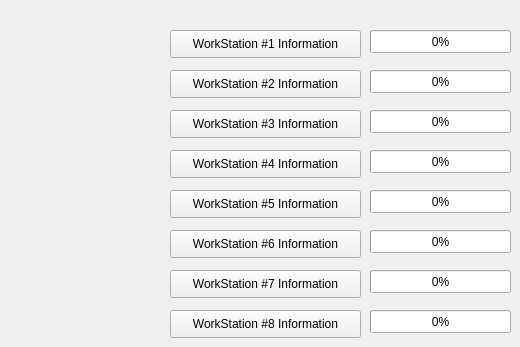
    <widget class="QWidget" name="ws_tab">
     <attribute name="title">
      <string>Workstations</string>
     </attribute>
     <widget class="QProgressBar" name="work_bar_1">
      <property name="geometry">
       <rect>
        <x>370</x>
        <y>30</y>
        <width>141</width>
        <height>23</height>
       </rect>
      </property>
      <property name="maximum">
       <number>7</number>
      </property>
      <property name="value">
       <number>0</number>
      </property>
      <property name="textVisible">
       <bool>true</bool>
      </property>
     </widget>
     <widget class="QPushButton" name="workstation_win_1">
      <property name="geometry">
       <rect>
        <x>170</x>
        <y>30</y>
        <width>191</width>
        <height>28</height>
       </rect>
      </property>
      <property name="text">
       <string>WorkStation #1 Information</string>
      </property>
     </widget>
     <widget class="QProgressBar" name="work_bar_2">
      <property name="geometry">
       <rect>
        <x>370</x>
        <y>70</y>
        <width>141</width>
        <height>23</height>
       </rect>
      </property>
      <property name="maximum">
       <number>7</number>
      </property>
      <property name="value">
       <number>0</number>
      </property>
      <property name="textVisible">
       <bool>true</bool>
      </property>
     </widget>
     <widget class="QPushButton" name="workstation_win_2">
      <property name="geometry">
       <rect>
        <x>170</x>
        <y>70</y>
        <width>191</width>
        <height>28</height>
       </rect>
      </property>
      <property name="text">
       <string>WorkStation #2 Information</string>
      </property>
     </widget>
     <widget class="QPushButton" name="workstation_win_4">
      <property name="geometry">
       <rect>
        <x>170</x>
        <y>150</y>
        <width>191</width>
        <height>28</height>
       </rect>
      </property>
      <property name="text">
       <string>WorkStation #4 Information</string>
      </property>
     </widget>
     <widget class="QProgressBar" name="work_bar_4">
      <property name="geometry">
       <rect>
        <x>370</x>
        <y>150</y>
        <width>141</width>
        <height>23</height>
       </rect>
      </property>
      <property name="maximum">
       <number>7</number>
      </property>
      <property name="value">
       <number>0</number>
      </property>
      <property name="textVisible">
       <bool>true</bool>
      </property>
     </widget>
     <widget class="QProgressBar" name="work_bar_3">
      <property name="geometry">
       <rect>
        <x>370</x>
        <y>110</y>
        <width>141</width>
        <height>23</height>
       </rect>
      </property>
      <property name="maximum">
       <number>7</number>
      </property>
      <property name="value">
       <number>0</number>
      </property>
      <property name="textVisible">
       <bool>true</bool>
      </property>
     </widget>
     <widget class="QPushButton" name="workstation_win_3">
      <property name="geometry">
       <rect>
        <x>170</x>
        <y>110</y>
        <width>191</width>
        <height>28</height>
       </rect>
      </property>
      <property name="text">
       <string>WorkStation #3 Information</string>
      </property>
     </widget>
     <widget class="QPushButton" name="workstation_win_7">
      <property name="geometry">
       <rect>
        <x>170</x>
        <y>270</y>
        <width>191</width>
        <height>28</height>
       </rect>
      </property>
      <property name="text">
       <string>WorkStation #7 Information</string>
      </property>
     </widget>
     <widget class="QProgressBar" name="work_bar_7">
      <property name="geometry">
       <rect>
        <x>370</x>
        <y>270</y>
        <width>141</width>
        <height>23</height>
       </rect>
      </property>
      <property name="maximum">
       <number>7</number>
      </property>
      <property name="value">
       <number>0</number>
      </property>
      <property name="textVisible">
       <bool>true</bool>
      </property>
     </widget>
     <widget class="QPushButton" name="workstation_win_6">
      <property name="geometry">
       <rect>
        <x>170</x>
        <y>230</y>
        <width>191</width>
        <height>28</height>
       </rect>
      </property>
      <property name="text">
       <string>WorkStation #6 Information</string>
      </property>
     </widget>
     <widget class="QProgressBar" name="work_bar_8">
      <property name="geometry">
       <rect>
        <x>370</x>
        <y>310</y>
        <width>141</width>
        <height>23</height>
       </rect>
      </property>
      <property name="maximum">
       <number>7</number>
      </property>
      <property name="value">
       <number>0</number>
      </property>
      <property name="textVisible">
       <bool>true</bool>
      </property>
     </widget>
     <widget class="QProgressBar" name="work_bar_6">
      <property name="geometry">
       <rect>
        <x>370</x>
        <y>230</y>
        <width>141</width>
        <height>23</height>
       </rect>
      </property>
      <property name="maximum">
       <number>7</number>
      </property>
      <property name="value">
       <number>0</number>
      </property>
      <property name="textVisible">
       <bool>true</bool>
      </property>
     </widget>
     <widget class="QPushButton" name="workstation_win_8">
      <property name="geometry">
       <rect>
        <x>170</x>
        <y>310</y>
        <width>191</width>
        <height>28</height>
       </rect>
      </property>
      <property name="text">
       <string>WorkStation #8 Information</string>
      </property>
     </widget>
     <widget class="QProgressBar" name="work_bar_5">
      <property name="geometry">
       <rect>
        <x>370</x>
        <y>190</y>
        <width>141</width>
        <height>23</height>
       </rect>
      </property>
      <property name="maximum">
       <number>7</number>
      </property>
      <property name="value">
       <number>0</number>
      </property>
      <property name="textVisible">
       <bool>true</bool>
      </property>
     </widget>
     <widget class="QPushButton" name="workstation_win_5">
      <property name="geometry">
       <rect>
        <x>170</x>
        <y>190</y>
        <width>191</width>
        <height>28</height>
       </rect>
      </property>
      <property name="text">
       <string>WorkStation #5 Information</string>
      </property>
     </widget>
    </widget>
